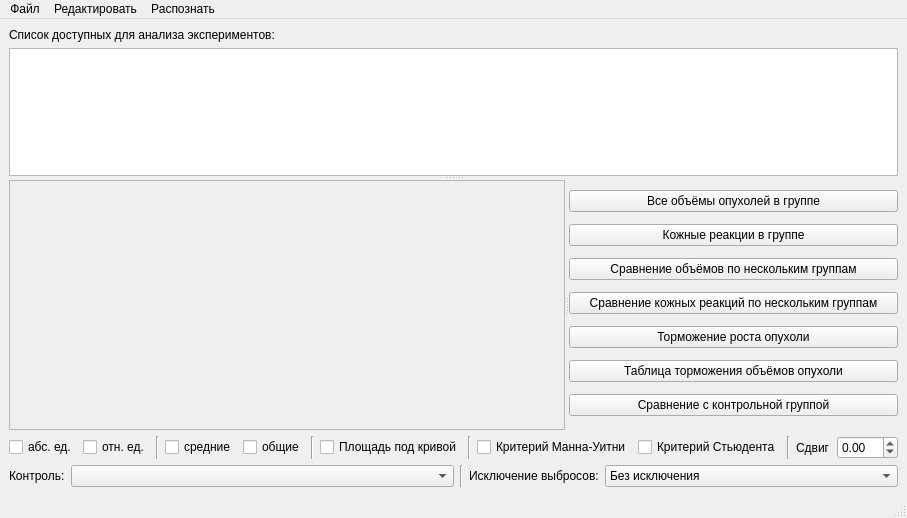
<?xml version="1.0" encoding="UTF-8"?>
<ui version="4.0">
 <class>MainWindow</class>
 <widget class="QMainWindow" name="MainWindow">
  <property name="geometry">
   <rect>
    <x>0</x>
    <y>0</y>
    <width>885</width>
    <height>518</height>
   </rect>
  </property>
  <property name="sizePolicy">
   <sizepolicy hsizetype="Expanding" vsizetype="Expanding">
    <horstretch>0</horstretch>
    <verstretch>0</verstretch>
   </sizepolicy>
  </property>
  <property name="windowTitle">
   <string>MainWindow</string>
  </property>
  <widget class="QWidget" name="centralwidget">
   <property name="sizePolicy">
    <sizepolicy hsizetype="Expanding" vsizetype="Expanding">
     <horstretch>0</horstretch>
     <verstretch>0</verstretch>
    </sizepolicy>
   </property>
   <layout class="QGridLayout" name="gridLayout_2">
    <item row="2" column="0">
     <layout class="QVBoxLayout" name="verticalLayout_2">
      <item>
       <layout class="QHBoxLayout" name="horizontalLayout_2">
        <item>
         <layout class="QHBoxLayout" name="horizontalLayout_9">
          <item>
           <widget class="QCheckBox" name="checkBox_3">
            <property name="text">
             <string>абс. ед.</string>
            </property>
           </widget>
          </item>
          <item>
           <widget class="QCheckBox" name="checkBox_4">
            <property name="text">
             <string>отн. ед.</string>
            </property>
           </widget>
          </item>
         </layout>
        </item>
        <item>
         <widget class="Line" name="line_2">
          <property name="orientation">
           <enum>Qt::Vertical</enum>
          </property>
         </widget>
        </item>
        <item>
         <layout class="QHBoxLayout" name="horizontalLayout_10">
          <item>
           <widget class="QCheckBox" name="checkBox_6">
            <property name="text">
             <string>средние</string>
            </property>
           </widget>
          </item>
          <item>
           <widget class="QCheckBox" name="checkBox_5">
            <property name="text">
             <string>общие</string>
            </property>
           </widget>
          </item>
         </layout>
        </item>
        <item>
         <widget class="Line" name="line_3">
          <property name="orientation">
           <enum>Qt::Vertical</enum>
          </property>
         </widget>
        </item>
        <item>
         <layout class="QHBoxLayout" name="horizontalLayout">
          <item>
           <widget class="QCheckBox" name="checkBox_2">
            <property name="text">
             <string>Площадь под кривой</string>
            </property>
           </widget>
          </item>
          <item>
           <widget class="Line" name="line_5">
            <property name="orientation">
             <enum>Qt::Vertical</enum>
            </property>
           </widget>
          </item>
          <item>
           <widget class="QCheckBox" name="checkBox_7">
            <property name="text">
             <string>Критерий Манна-Уитни</string>
            </property>
           </widget>
          </item>
          <item>
           <widget class="QCheckBox" name="checkBox">
            <property name="text">
             <string>Критерий Стьюдента</string>
            </property>
           </widget>
          </item>
          <item>
           <widget class="Line" name="line_4">
            <property name="orientation">
             <enum>Qt::Vertical</enum>
            </property>
           </widget>
          </item>
          <item>
           <widget class="QLabel" name="label_3">
            <property name="text">
             <string>Сдвиг</string>
            </property>
           </widget>
          </item>
          <item>
           <widget class="QDoubleSpinBox" name="doubleSpinBox">
            <property name="minimum">
             <double>-99.900000000000006</double>
            </property>
           </widget>
          </item>
         </layout>
        </item>
       </layout>
      </item>
      <item>
       <layout class="QHBoxLayout" name="horizontalLayout_7">
        <item>
         <widget class="QLabel" name="label">
          <property name="text">
           <string>Контроль:</string>
          </property>
         </widget>
        </item>
        <item>
         <widget class="QComboBox" name="comboBox_2">
          <property name="sizePolicy">
           <sizepolicy hsizetype="Expanding" vsizetype="Fixed">
            <horstretch>0</horstretch>
            <verstretch>0</verstretch>
           </sizepolicy>
          </property>
         </widget>
        </item>
        <item>
         <layout class="QHBoxLayout" name="horizontalLayout_8">
          <item>
           <widget class="Line" name="line">
            <property name="orientation">
             <enum>Qt::Vertical</enum>
            </property>
           </widget>
          </item>
          <item>
           <widget class="QLabel" name="label_5">
            <property name="text">
             <string>Исключение выбросов:</string>
            </property>
           </widget>
          </item>
          <item>
           <widget class="QComboBox" name="comboBox">
            <property name="sizePolicy">
             <sizepolicy hsizetype="Expanding" vsizetype="Fixed">
              <horstretch>0</horstretch>
              <verstretch>0</verstretch>
             </sizepolicy>
            </property>
            <item>
             <property name="text">
              <string>Без исключения</string>
             </property>
            </item>
            <item>
             <property name="text">
              <string>Метод стандартного отклонения</string>
             </property>
            </item>
            <item>
             <property name="text">
              <string>Метод межквартильного размаха</string>
             </property>
            </item>
            <item>
             <property name="text">
              <string>Метод эллиптической оборачивающей кривой</string>
             </property>
            </item>
            <item>
             <property name="text">
              <string>Метод изоляции леса</string>
             </property>
            </item>
            <item>
             <property name="text">
              <string>Метод расстояния Махаланобиса</string>
             </property>
            </item>
            <item>
             <property name="text">
              <string>Метод ручного исключения</string>
             </property>
            </item>
           </widget>
          </item>
         </layout>
        </item>
       </layout>
      </item>
     </layout>
    </item>
    <item row="0" column="0">
     <widget class="QLabel" name="label_2">
      <property name="text">
       <string>Список доступных для анализа экспериментов:</string>
      </property>
     </widget>
    </item>
    <item row="1" column="0">
     <layout class="QGridLayout" name="gridLayout" columnstretch="0">
      <item row="0" column="0">
       <widget class="QSplitter" name="splitter_2">
        <property name="sizePolicy">
         <sizepolicy hsizetype="Expanding" vsizetype="Expanding">
          <horstretch>0</horstretch>
          <verstretch>0</verstretch>
         </sizepolicy>
        </property>
        <property name="orientation">
         <enum>Qt::Vertical</enum>
        </property>
        <widget class="QTableView" name="tableView">
         <property name="sizePolicy">
          <sizepolicy hsizetype="Expanding" vsizetype="Expanding">
           <horstretch>0</horstretch>
           <verstretch>0</verstretch>
          </sizepolicy>
         </property>
         <property name="minimumSize">
          <size>
           <width>0</width>
           <height>0</height>
          </size>
         </property>
        </widget>
        <widget class="QSplitter" name="splitter">
         <property name="sizePolicy">
          <sizepolicy hsizetype="Expanding" vsizetype="Expanding">
           <horstretch>0</horstretch>
           <verstretch>0</verstretch>
          </sizepolicy>
         </property>
         <property name="orientation">
          <enum>Qt::Horizontal</enum>
         </property>
         <widget class="QFrame" name="frame">
          <property name="sizePolicy">
           <sizepolicy hsizetype="Expanding" vsizetype="Expanding">
            <horstretch>0</horstretch>
            <verstretch>0</verstretch>
           </sizepolicy>
          </property>
          <property name="minimumSize">
           <size>
            <width>500</width>
            <height>250</height>
           </size>
          </property>
          <property name="frameShape">
           <enum>QFrame::StyledPanel</enum>
          </property>
          <property name="frameShadow">
           <enum>QFrame::Raised</enum>
          </property>
         </widget>
         <widget class="QWidget" name="layoutWidget">
          <layout class="QVBoxLayout" name="verticalLayout" stretch="0,0,0,0,0,0,0">
           <property name="spacing">
            <number>2</number>
           </property>
           <property name="sizeConstraint">
            <enum>QLayout::SetDefaultConstraint</enum>
           </property>
           <item>
            <widget class="QPushButton" name="pushButton">
             <property name="text">
              <string>Все объёмы опухолей в группе</string>
             </property>
            </widget>
           </item>
           <item>
            <widget class="QPushButton" name="pushButton_2">
             <property name="text">
              <string>Кожные реакции в группе</string>
             </property>
            </widget>
           </item>
           <item>
            <widget class="QPushButton" name="pushButton_3">
             <property name="text">
              <string>Сравнение объёмов по нескольким группам</string>
             </property>
            </widget>
           </item>
           <item>
            <widget class="QPushButton" name="pushButton_4">
             <property name="text">
              <string>Сравнение кожных реакций по нескольким группам</string>
             </property>
            </widget>
           </item>
           <item>
            <widget class="QPushButton" name="pushButton_5">
             <property name="text">
              <string>Торможение роста опухоли</string>
             </property>
            </widget>
           </item>
           <item>
            <widget class="QPushButton" name="pushButton_6">
             <property name="text">
              <string>Таблица торможения объёмов опухоли</string>
             </property>
            </widget>
           </item>
           <item>
            <widget class="QPushButton" name="pushButton_7">
             <property name="text">
              <string>Сравнение с контрольной группой</string>
             </property>
            </widget>
           </item>
          </layout>
         </widget>
        </widget>
       </widget>
      </item>
     </layout>
    </item>
   </layout>
  </widget>
  <widget class="QMenuBar" name="menubar">
   <property name="geometry">
    <rect>
     <x>0</x>
     <y>0</y>
     <width>885</width>
     <height>22</height>
    </rect>
   </property>
   <widget class="QMenu" name="menu">
    <property name="title">
     <string>Файл</string>
    </property>
    <addaction name="action"/>
    <addaction name="action_2"/>
   </widget>
   <widget class="QMenu" name="menu_2">
    <property name="title">
     <string>Редактировать</string>
    </property>
    <addaction name="action_3"/>
   </widget>
   <widget class="QMenu" name="menu_3">
    <property name="title">
     <string>Распознать</string>
    </property>
    <addaction name="action_pdf"/>
   </widget>
   <addaction name="menu"/>
   <addaction name="menu_2"/>
   <addaction name="menu_3"/>
  </widget>
  <widget class="QStatusBar" name="statusbar"/>
  <action name="action">
   <property name="text">
    <string>Открыть файл эксперимента</string>
   </property>
  </action>
  <action name="action_2">
   <property name="text">
    <string>Сохранить график</string>
   </property>
  </action>
  <action name="action_3">
   <property name="text">
    <string>Редактировать файл эксперимента</string>
   </property>
  </action>
  <action name="action_pdf">
   <property name="text">
    <string>Распознать pdf-файл эксперимента</string>
   </property>
  </action>
 </widget>
 <resources/>
 <connections/>
</ui>
